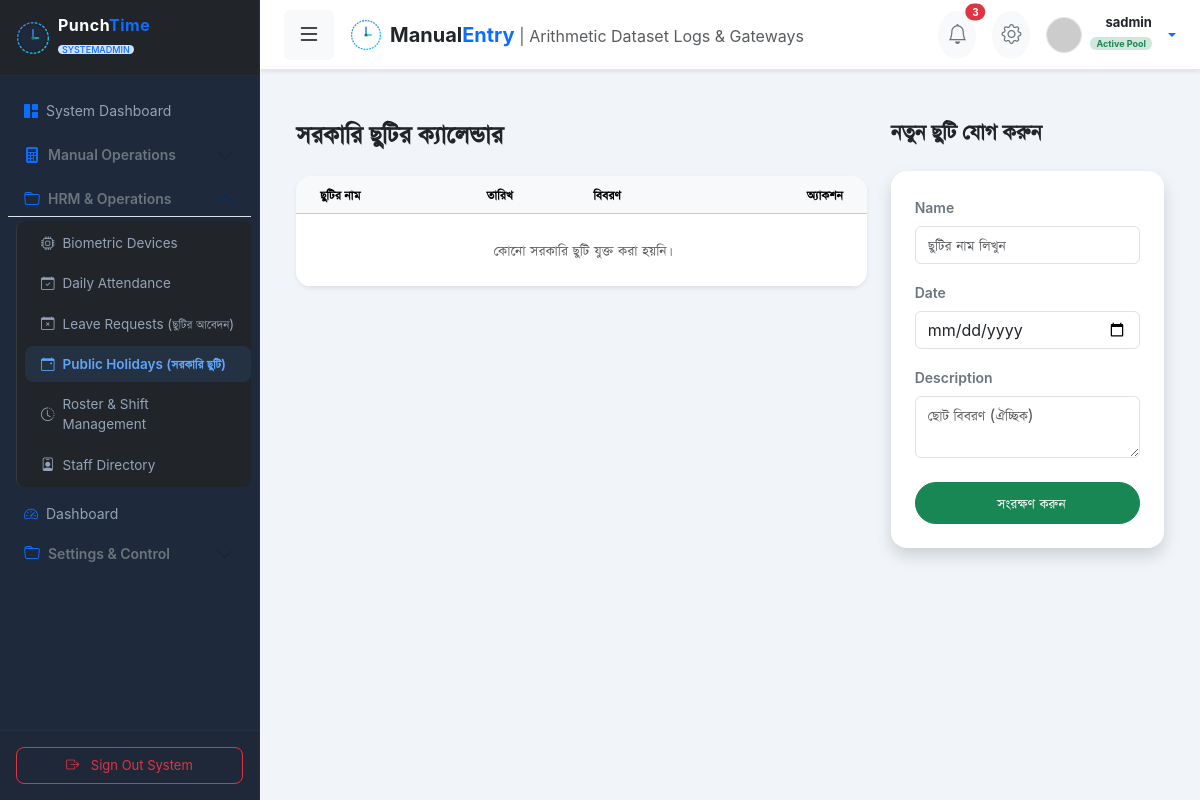
The page /hrm/holidays/ (signed in) on the database its author committed.
### mainsystem/models.py (models this page shows, shortened)
class CustomUser(AbstractUser):
    role = models.ForeignKey(Role, on_delete=models.SET_NULL, null=True, blank=True, verbose_name="ইউজার রোল")
    email = models.EmailField(unique=True, verbose_name="ইমেইল অ্যাড্রেস")
    username = models.CharField(max_length=150, unique=True, verbose_name="ইউজারনেম")
    is_active = models.BooleanField(default=True, verbose_name="অ্যাকাউন্ট সক্রিয়")
    is_staff = models.BooleanField(default=False, verbose_name="স্টাফ স্ট্যাটাস (অ্যাডমিন প্যানেল অ্যাক্সেস)")
    is_superuser = models.BooleanField(default=False, verbose_name="সুপার ইউজার স্ট্যাটাস")
    last_login = models.DateTimeField(auto_now=True)
    date_joined = models.DateTimeField(auto_now_add=True)
    is_protected = models.BooleanField(default=False, verbose_name="সুরক্ষিত ইউজার")
    class Meta:
        verbose_name = "ব্যবহারকারী"
        verbose_name_plural = "ব্যবহারকারীগণ"

class Role(models.Model):
    name = models.CharField(max_length=50, unique=True, verbose_name="রোলের নাম")
    is_protected = models.BooleanField(default=False, verbose_name="সুরক্ষিত রোল (মুছে ফেলা যাবে না)")
    modules = models.ManyToManyField(Module, through='Permission', verbose_name="অ্যাক্সেসযোগ্য মডিউলসমূহ")
    is_active = models.BooleanField(default=True, verbose_name="সক্রিয়")
    class Meta:
        verbose_name = "ইউজার রোল"
        verbose_name_plural = "ইউজার রোলসমূহ"

class ModuleGroup(models.Model):
    name = models.CharField(max_length=100, unique=True, verbose_name="গ্রুপের নাম")
    icon = models.CharField(max_length=50, default='bi-folder', verbose_name="আইকন ক্লাস (Bootstrap/FontAwesome)")
    icon_unicode = models.CharField(max_length=10, blank=True, null=True, verbose_name="আইকন ইউনিকোড")
    order = models.PositiveIntegerField(default=0, verbose_name="ক্রমিক নম্বর")
    class Meta:
        ordering = ['order', 'name']
        verbose_name = "মডিউল গ্রুপ"
        verbose_name_plural = "মডিউল গ্রুপসমূহ"

class Module(models.Model):
    name = models.CharField(max_length=100, verbose_name="মডিউলের নাম (ইংরেজী)")
    label = models.CharField(max_length=100, blank=True, null=True, verbose_name="লেবেল (বাংলা)")
    url_name = models.CharField(max_length=100, unique=True, verbose_name="ইউআরএল নেমস্পেস (Namespace URL)")
    class_name = models.CharField(max_length=100, blank=True, null=True, verbose_name="CSS/JS ক্লাস টার্গেটিং")
    icon = models.CharField(max_length=50, default='bi-circle', verbose_name="আইকন ক্লাস")
    icon_unicode = models.CharField(max_length=10, blank=True, null=True, verbose_name="ইউনিকোড আইকন")
    parent = models.ForeignKey('self', null=True, blank=True, on_delete=models.SET_NULL, related_name='children', verbose_name="প্যারেন্ট মडीউল")
    group = models.ForeignKey(ModuleGroup, on_delete=models.SET_NULL, null=True, related_name='modules', verbose_name="মডিউল গ্রুপ")
    actions = models.ManyToManyField(ActionType, related_name='modules', verbose_name="অনুমোদিত অ্যাকশনসমূহ")
    order = models.PositiveIntegerField(default=0, verbose_name="ক্রমিক নম্বর")
    is_visible = models.BooleanField(default=True, verbose_name="মেনুতে দৃশ্যমান কিনা")
    is_header = models.BooleanField(default=False, verbose_name="হেডার দৃশ্যমানতা")
    is_default = models.BooleanField(default=False, verbose_name="ডিফল্ট মডিউল")
    class Meta:
        ordering = ['order', 'name']
        verbose_name = "মডিউল"
        verbose_name_plural = "মডিউলসমূহ"

### hrm/views.py (the view)
# urls.py: path('holidays/', views.holiday_list, name='holiday_list'),
@login_required
def holiday_list(request):
    holidays = PublicHoliday.objects.all().order_by('-date')
    form = PublicHolidayForm() # একই পেজে যেন নতুন এন্ট্রি করা যায়
    return render(request, 'hrm/holiday_list.html', {'holidays': holidays, 'form': form})

### hrm/forms.py
class PublicHolidayForm(forms.ModelForm):
    class Meta:
        model = PublicHoliday
        fields = ['name', 'date', 'description']
        widgets = {
            'name': forms.TextInput(attrs={'class': 'form-control', 'placeholder': 'ছুটির নাম লিখুন'}),
            'date': forms.DateInput(attrs={'class': 'form-control', 'type': 'date'}),
            'description': forms.Textarea(attrs={'class': 'form-control', 'rows': 2, 'placeholder': 'ছোট বিবরণ (ঐচ্ছিক)'}),
        }

### mainsystem/context_processors.py (called while the page is built)
def header_modules(request):
    if not request.user.is_authenticated:
        return {'header_modules': []}
    User = request.user
    UserRoleObj = getattr(User, 'role', None)
    RoleName = UserRoleObj.name.upper() if UserRoleObj and hasattr(UserRoleObj, 'name') else ''
    IsSuperadmin = getattr(User, 'is_superuser', False) or RoleName == 'SUPERADMIN'
    BaseHeaderModules = Module.objects.filter(is_header=True)
    if IsSuperadmin:
        return {'header_modules': BaseHeaderModules}
    if not UserRoleObj:
        return {'header_modules': []}
    AccessPerms = Permission.objects.filter(role=UserRoleObj, is_allowed=True, action__key='access')
    AllowedHeaderModules = BaseHeaderModules.filter(id__in=AccessPerms.values('module_id'))
    return {'header_modules': AllowedHeaderModules}

def permissions(request):
    return {
        'has_permission': lambda module, action='access': has_permission(request, module, action)
    }

def permissions_matrix(request):
    if not request.user.is_authenticated:
        return {'permissions_matrix': {}}
    User = request.user
    UserRoleObj = getattr(User, 'role', None)
    Matrix = {}
    if UserRoleObj:
        Perms = Permission.objects.filter(role=UserRoleObj, is_allowed=True).select_related('module', 'action')
        for perm in Perms:
            Matrix[(perm.module.url_name, perm.action.key)] = True
    return {
        'permissions_matrix': Matrix
    }

### hrm/templates/hrm/holiday_list.html (shortened to what this page needs)
{% extends "mainsystem/base.html" %}
{% block content %}
<div class="container mt-4">
    <div class="row">
        <div class="col-md-8 mb-4">
            <h3 class="fw-bold text-dark mb-4">সরকারি ছুটির ক্যালেন্ডার</h3>
            <div class="card shadow-sm border-0 rounded-4 overflow-hidden">
                <div class="card-body p-0">
                    <table class="table table-hover align-middle mb-0">
                        <thead class="table-light text-muted small">
                            <tr>
                                <th class="ps-4">ছুটির নাম</th>
                                <th>তারিখ</th>
                                <th>বিবরণ</th>
                                <th class="text-end pe-4">অ্যাকশন</th>
                            </tr>
                        </thead>
                        <tbody>
                            {% for holiday in holidays %}
                            <tr>
                                <td class="ps-4 fw-bold text-dark">{{ holiday.name }}</td>
                                <td class="text-primary fw-medium">{{ holiday.date|date:"d M, Y" }}</td>
                                <td class="text-muted small">{{ holiday.description|default:"---" }}</td>
                                <td class="text-end pe-4">
                                    <a href="{% url 'hrm:holiday_delete' holiday.id %}" class="btn btn-sm btn-link text-danger" onclick="return confirm('আপনি কি এটি মুছে ফেলতে চান?')"><i class="fas fa-trash"></i></a>
                                </td>
                            </tr>
                            {% empty %}
                            <tr>
                                <td colspan="4" class="text-center py-4 text-muted">কোনো সরকারি ছুটি যুক্ত করা হয়নি।</td>
                            </tr>
                            {% endfor %}
                        </tbody>
                    </table>
                </div>
            </div>
        </div>
        <div class="col-md-4">
            <h4 class="fw-bold text-dark mb-4">নতুন ছুটি যোগ করুন</h4>
            <div class="card shadow border-0 rounded-4">
                <div class="card-body p-4">
                    <form action="{% url 'hrm:holiday_create' %}" method="post">
                        {% for field in form %}
                            <div class="mb-3">
                                <label class="form-label small fw-semibold text-secondary">{{ field.label }}</label>
                                {{ field }}
                            </div>
                        {% endfor %}
                        <button type="submit" class="btn btn-success w-100 rounded-pill py-2 mt-2">সংরক্ষণ করুন</button>
                    </form>
                </div>
            </div>
        </div>
    </div>
</div>
{% endblock %}

### mainsystem/templates/mainsystem/base.html (shortened to what this page needs)
{% load static %}
<!DOCTYPE html>
<html lang="en">
<head>
    <link href="{% static 'css/bootstrap.min.css' %}" rel="stylesheet">
    <link href="{% static 'css/bootstrap-icons.css' %}" rel="stylesheet">
    <link href="{% static 'css/select2.min.css' %}" rel="stylesheet">
    <link href="{% static 'css/tom-select.css' %}" rel="stylesheet">
</head>
<body>
<header class="top-nav d-flex justify-content-between align-items-center shadow-sm">
    <div class="d-flex align-items-center">
        <button class="btn btn-light me-3" id="sidebarToggle">
            <i class="bi bi-list fs-4"></i>
        </button>
        <div class="d-flex align-items-center gap-2 branding-logo-top">
            <h5 class="mb-0 fw-bold text-dark tracking-tight d-none d-sm-block">
                Manual<span class="text-primary">Entry</span>
                <small class="fs-6 text-muted fw-normal d-none d-lg-inline-block">| Arithmetic Dataset Logs & Gateways</small>
            </h5>
        </div>
    </div>
    <div class="d-flex align-items-center gap-3">
        <button class="btn btn-sm btn-light position-relative rounded-circle p-2">
            <i class="bi bi-bell fs-5 text-secondary"></i>
            <span class="position-absolute top-0 start-100 translate-middle badge rounded-pill bg-danger" style="font-size: 10px;">
                3
            </span>
        </button>
        <button class="btn btn-sm btn-light rounded-circle p-2">
            <i class="bi bi-gear fs-5 text-secondary"></i>
        </button>
        <div class="dropdown">
            <a class="d-flex align-items-center text-decoration-none dropdown-toggle gap-2" href="#" role="button" data-bs-toggle="dropdown" aria-expanded="false">
                <img src="https://ui-avatars.com/api/?name={{ request.user.username|default:'Admin' }}&background=3b82f6&color=fff" class="rounded-circle border" width="36" height="36">
                <div class="text-end d-none d-md-block me-1">
                    <p class="small mb-0 fw-bold text-dark lh-1" style="font-size: 13px;">{{ request.user.username|default:"Administrator" }}</p>
                    <span class="badge bg-success-subtle text-success mt-1" style="font-size: 9px; padding: 2px 6px;">Active Pool</span>
                </div>
            </a>
        </div>
    </div>
</header>
<aside id="sidebar" class="sidebar-premium-panel d-flex flex-column">
  <div class="p-3 d-flex align-items-center gap-2 border-bottom border-secondary border-opacity-10 bg-dark bg-opacity-20" style="min-height: 70px;">
    <div class="text-start">
      <h5 class="text-white fw-bold mb-0 tracking-tight" style="font-size: 16px; letter-spacing: 0.5px;">Punch<span class="text-primary">Time</span></h5>
      <span class="badge bg-primary-subtle text-primary p-0 px-1" style="font-size: 9px; font-weight: 500;">{{ user_role }}</span>
    </div>
  </div>
  <div class="sidebar-menu-scroller flex-grow-1 overflow-auto px-2 py-3">
    <div class="accordion bg-transparent border-0" id="sidebarMenuAccordionRoot">
      <div class="nav-item mb-2">
        <a href="{% url 'dashboard' %}" class="nav-link py-2 px-3 d-flex align-items-center " style="font-size: 14px;" onclick="showPunchTimeLoader('Loading Main Control Unit...')">
          <i class="bi bi-grid-1x2-fill me-2 {% if request.resolver_match.url_name == 'dashboard' %}text-info{% else %}text-primary{% endif %}"></i>
          <span>System Dashboard</span>
        </a>
      </div>
      <div class="accordion-item bg-transparent border-0 mb-2">
        <h2 class="accordion-header" id="headingManualOperations">
          <button class="accordion-button bg-transparent text-secondary py-2 px-3 fs-6 {% if 'manual-entry' in request.path %}{% else %}collapsed{% endif %}"
                  type="button" data-bs-toggle="collapse" data-bs-target="#collapseManualOperations"
                  aria-expanded="{% if 'manual-entry' in request.path %}true{% else %}false{% endif %}" aria-controls="collapseManualOperations">
            <i class="bi bi-calculator-fill me-2 text-primary"></i>
            <span style="font-size: 14px; font-weight: 600;">Manual Operations</span>
          </button>
        </h2>
      </div>
      {% for group in sidebar_groups %}
        {% if group.modules|length > 1 %}
          <div class="accordion-item bg-transparent border-0 mb-2">
            <h2 class="accordion-header" id="headingGroup{{ forloop.counter }}">
              <button class="accordion-button bg-transparent text-secondary py-2 px-3 fs-6 {% if not group.active %}collapsed{% endif %}"
                      type="button" data-bs-toggle="collapse" data-bs-target="#collapseGroup{{ forloop.counter }}"
                      aria-expanded="{% if group.active %}true{% else %}false{% endif %}" aria-controls="collapseGroup{{ forloop.counter }}">
                <i class="{{ group.icon }} me-2 text-primary"></i>
                <span style="font-size: 14px; font-weight: 600;">{{ group.name }}</span>
              </button>
            </h2>
            <div id="collapseGroup{{ forloop.counter }}" class="accordion-collapse collapse {% if group.active %}show{% endif %}"
                 aria-labelledby="headingGroup{{ forloop.counter }}" data-bs-parent="#sidebarMenuAccordionRoot">
              <div class="accordion-body bg-dark bg-opacity-20 rounded-3 py-1 px-0 mt-1 ms-2 border-start border-secondary border-opacity-25 ps-2">
                <ul class="nav flex-column gap-1">
                  {% for module in group.modules %}
                    <li class="nav-item">
                      <a href="{{ module.url }}" class="nav-link py-2 px-3 d-flex align-items-center {% if module.is_active %}active-link-param{% endif %}" style="font-size: 13.5px;">
                        <i class="{{ module.icon }} me-2"></i>
                        <span>{{ module.name }}</span>
                      </a>
                    </li>
                  {% endfor %}
                </ul>
              </div>
            </div>
          </div>
        {% else %}
          {% for module in group.modules %}
            <div class="nav-item mb-1">
              <a href="{{ module.url }}" class="nav-link py-2 px-3 d-flex align-items-center {% if module.is_active %}active-link-param{% endif %}" style="font-size: 14px;">
                <i class="{{ module.icon }} me-2 text-primary"></i>
                <span>{{ module.name }}</span>
              </a>
            </div>
          {% endfor %}
        {% endif %}
      {% endfor %}
    </div>
  </div>
  <div class="p-3 border-top border-secondary border-opacity-10 bg-dark bg-opacity-10 mt-auto">
    <form id="sidebarLogoutForm" action="{% url 'logout' %}" method="post">
      <button type="submit" class="btn btn-outline-danger w-100 rounded-3 py-2 btn-sm transition-all" style="font-size: 13px;">
        <i class="bi bi-box-arrow-right me-2"></i> Sign Out System
      </button>
    </form>
  </div>
</aside>
<div class="main-wrapper">
    <main class="container-fluid py-4 px-3 px-md-4" id="mainContent">
        {% block content %}{% endblock %}
    </main>
</div>
</body>
</html>

### static/css/tom-select.css (style rules this page uses)
:root { --ts-pr-clear-button: 0px; --ts-pr-caret: 0px; --ts-pr-min: .75rem; }

### rows shown on the page
CustomUser: user.username "sadmin"
Role: name "SYSTEMADMIN"
ModuleGroup: name "HRM & Operations"
Module: name "Biometric Devices"
Module: name "Daily Attendance"
Module: name "Leave Requests (ছুটির আবেদন)"
Module: name "Public Holidays (সরকারি ছুটি)"
Module: name "Roster & Shift Management"
Module: name "Staff Directory"
Module: name "Dashboard"
ModuleGroup: name "Settings & Control"

### other values the page prints
{{ field.label }} "Name" "Date" "Description"
